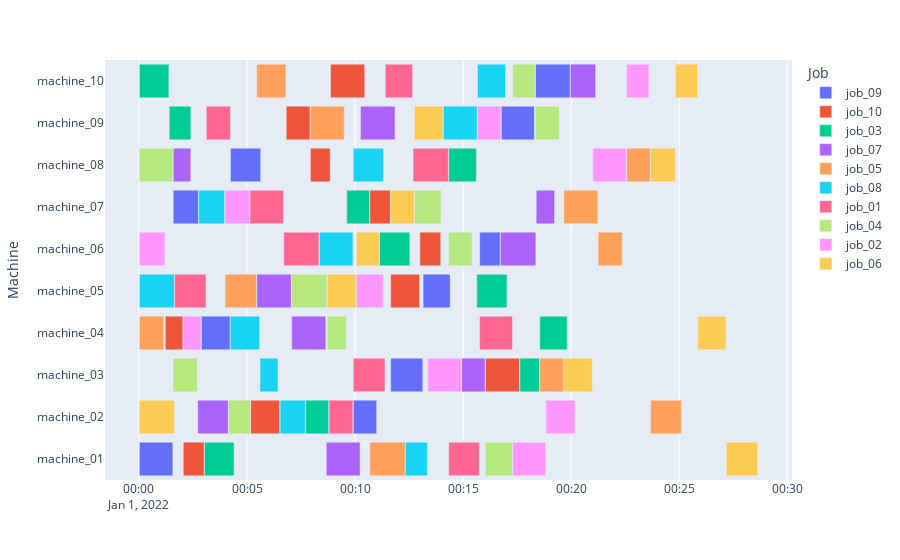
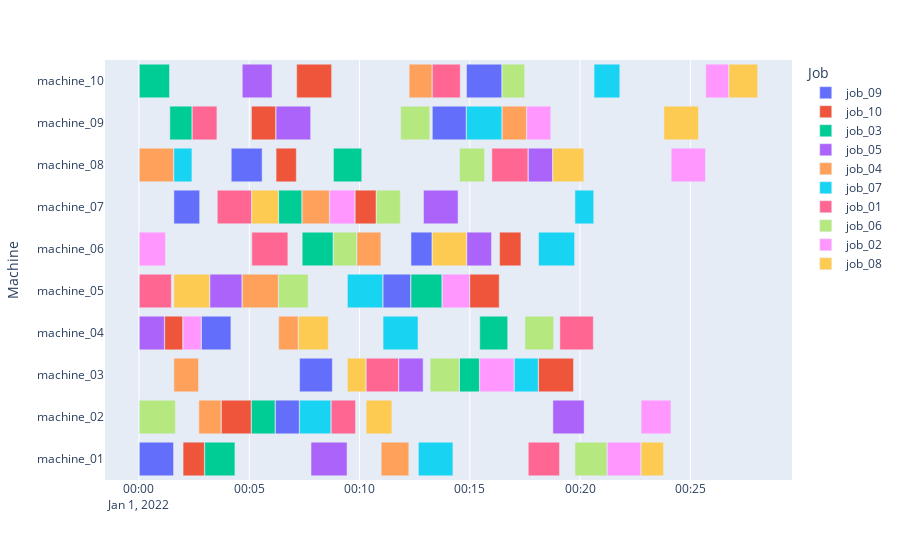
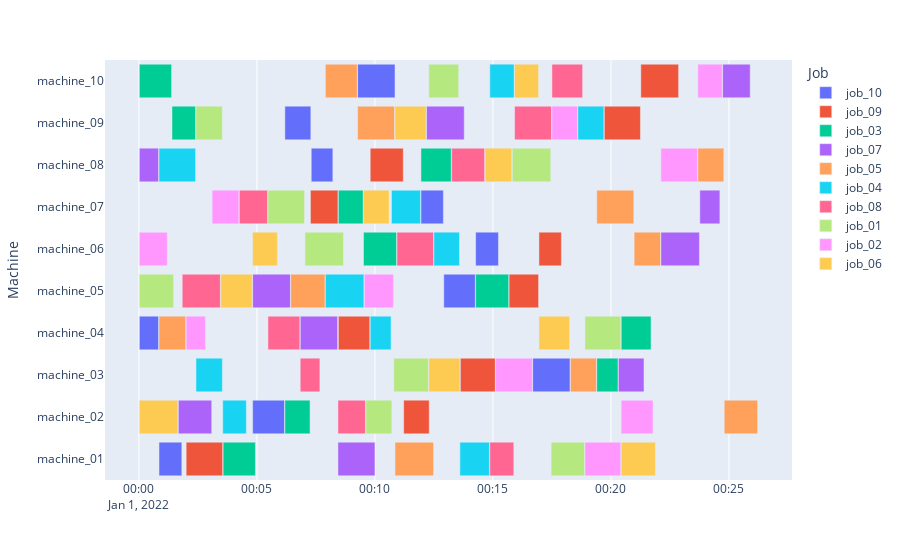
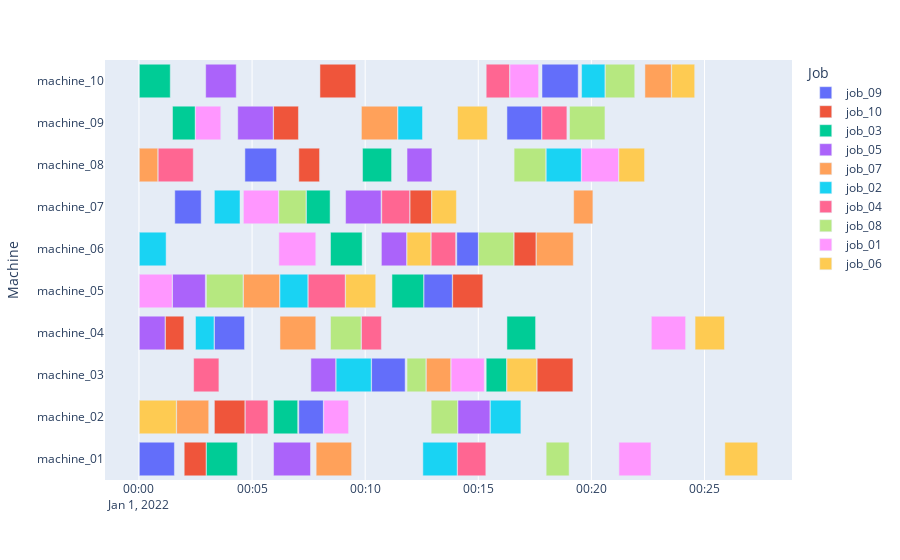

The code cell stored with these charts, in order, in its notebook:
### Code cell
import numpy as np
from src.jss_lite.jss_lite import jss_lite
t=np.empty((4,1),dtype=object)
import time
env=jss_lite(instance_path='resources/jsp_instances/standard/abz5.txt')

for _ in range(50):
    token=False
    state=env.reset()
    for i in range(150):
        legal_action=env.get_legal_actions(state)
        action=np.random.choice(len(legal_action), 1, p=(legal_action / legal_action.sum()))[0]
        if action > env.action_space.n/2:
            token=True
            #print("before:")
            #env.render(start_count=1,x_bar="Job",y_bar="Machine")
            state, reward, done, info=env.step(action)


        else:
            state, reward, done, info=env.step(action)
            if token:
                token=False
                #print("after:")
                #env.render(start_count=1,x_bar="Job",y_bar="Machine")
        #print(action)
        #tmp=(env.processed_and_max_time_job_matrix)
        #print(env.count_finished_tasks_machine_matrix)
        #print(env.production_list)
        #env.render()
        if done==True:
            print(f"finished! no legal actions possible after {i+1} steps")
            break
    #env.render(start_count=1,x_bar="Job",y_bar="Machine")

### Figure 1 — Plotly figure (JSON) as saved in the notebook; plotly's stock layout.template omitted (floating-point values rounded to 4 significant figures)
{"data": [{"alignmentgroup": "True", "base": ["2022-01-01T00:00:01", "2022-01-01T00:09:55", "2022-01-01T00:11:39", "2022-01-01T00:02:53", "2022-01-01T00:13:09", "2022-01-01T00:15:46", "2022-01-01T00:01:35", "2022-01-01T00:04:14", "2022-01-01T00:16:46", "2022-01-01T00:18:21"], "hovertemplate": "Job=job_09<br>Start=%{base}<br>Finish=%{x}<br>Machine=%{y}<extra></extra>", "legendgroup": "job_09", "marker": {"color": "#636efa", "pattern": {"shape": ""}}, "name": "job_09", "offsetgroup": "job_09", "orientation": "h", "showlegend": true, "textposition": "auto", "type": "bar", "x": [93000, 65000, 89000, 80000, 75000, 57000, 70000, 84000, 92000, 96000], "xaxis": "x", "y": ["machine_01", "machine_02", "machine_03", "machine_04", "machine_05", "machine_06", "machine_07", "machine_08", "machine_09", "machine_10"], "yaxis": "y"}, {"alignmentgroup": "True", "base": ["2022-01-01T00:02:03", "2022-01-01T00:05:10", "2022-01-01T00:16:02", "2022-01-01T00:01:13", "2022-01-01T00:11:39", "2022-01-01T00:13:00", "2022-01-01T00:10:41", "2022-01-01T00:07:56", "2022-01-01T00:06:49", "2022-01-01T00:08:52"], "hovertemplate": "Job=job_10<br>Start=%{base}<br>Finish=%{x}<br>Machine=%{y}<extra></extra>", "legendgroup": "job_10", "marker": {"color": "#EF553B", "pattern": {"shape": ""}}, "name": "job_10", "offsetgroup": "job_10", "orientation": "h", "showlegend": true, "textposition": "auto", "type": "bar", "x": [58000, 81000, 95000, 49000, 80000, 58000, 57000, 55000, 66000, 95000], "xaxis": "x", "y": ["machine_01", "machine_02", "machine_03", "machine_04", "machine_05", "machine_06", "machine_07", "machine_08", "machine_09", "machine_10"], "yaxis": "y"}, {"alignmentgroup": "True", "base": ["2022-01-01T00:03:02", "2022-01-01T00:07:43", "2022-01-01T00:17:38", "2022-01-01T00:18:33", "2022-01-01T00:15:38", "2022-01-01T00:11:08", "2022-01-01T00:09:37", "2022-01-01T00:14:20", "2022-01-01T00:01:24", "2022-01-01T00:00:01"], "hovertemplate": "Job=job_03<br>Start=%{base}<br>Finish=%{x}<br>Machine=%{y}<extra></extra>", "legendgroup": "job_03", "marker": {"color": "#00cc96", "pattern": {"shape": ""}}, "name": "job_03", "offsetgroup": "job_03", "orientation": "h", "showlegend": true, "textposition": "auto", "type": "bar", "x": [82000, 64000, 54000, 76000, 84000, 84000, 63000, 77000, 60000, 82000], "xaxis": "x", "y": ["machine_01", "machine_02", "machine_03", "machine_04", "machine_05", "machine_06", "machine_07", "machine_08", "machine_09", "machine_10"], "yaxis": "y"}, {"alignmentgroup": "True", "base": ["2022-01-01T00:08:40", "2022-01-01T00:02:43", "2022-01-01T00:14:56", "2022-01-01T00:07:04", "2022-01-01T00:05:27", "2022-01-01T00:16:44", "2022-01-01T00:18:23", "2022-01-01T00:01:35", "2022-01-01T00:10:15", "2022-01-01T00:19:58"], "hovertemplate": "Job=job_07<br>Start=%{base}<br>Finish=%{x}<br>Machine=%{y}<extra></extra>", "legendgroup": "job_07", "marker": {"color": "#ab63fa", "pattern": {"shape": ""}}, "name": "job_07", "offsetgroup": "job_07", "orientation": "h", "showlegend": true, "textposition": "auto", "type": "bar", "x": [94000, 85000, 65000, 95000, 96000, 98000, 51000, 49000, 96000, 70000], "xaxis": "x", "y": ["machine_01", "machine_02", "machine_03", "machine_04", "machine_05", "machine_06", "machine_07", "machine_08", "machine_09", "machine_10"], "yaxis": "y"}, {"alignmentgroup": "True", "base": ["2022-01-01T00:10:41", "2022-01-01T00:23:41", "2022-01-01T00:18:33", "2022-01-01T00:00:01", "2022-01-01T00:03:59", "2022-01-01T00:21:15", "2022-01-01T00:19:40", "2022-01-01T00:22:34", "2022-01-01T00:07:56", "2022-01-01T00:05:27"], "hovertemplate": "Job=job_05<br>Start=%{base}<br>Finish=%{x}<br>Machine=%{y}<extra></extra>", "legendgroup": "job_05", "marker": {"color": "#FFA15A", "pattern": {"shape": ""}}, "name": "job_05", "offsetgroup": "job_05", "orientation": "h", "showlegend": true, "textposition": "auto", "type": "bar", "x": [98000, 85000, 66000, 68000, 87000, 67000, 94000, 66000, 94000, 81000], "xaxis": "x", "y": ["machine_01", "machine_02", "machine_03", "machine_04", "machine_05", "machine_06", "machine_07", "machine_08", "machine_09", "machine_10"], "yaxis": "y"}, {"alignmentgroup": "True", "base": ["2022-01-01T00:12:20", "2022-01-01T00:06:32", "2022-01-01T00:05:36", "2022-01-01T00:04:14", "2022-01-01T00:00:01", "2022-01-01T00:08:21", "2022-01-01T00:02:46", "2022-01-01T00:09:55", "2022-01-01T00:14:05", "2022-01-01T00:15:40"], "hovertemplate": "Job=job_08<br>Start=%{base}<br>Finish=%{x}<br>Machine=%{y}<extra></extra>", "legendgroup": "job_08", "marker": {"color": "#19d3f3", "pattern": {"shape": ""}}, "name": "job_08", "offsetgroup": "job_08", "orientation": "h", "showlegend": true, "textposition": "auto", "type": "bar", "x": [61000, 70000, 50000, 81000, 97000, 93000, 72000, 84000, 94000, 78000], "xaxis": "x", "y": ["machine_01", "machine_02", "machine_03", "machine_04", "machine_05", "machine_06", "machine_07", "machine_08", "machine_09", "machine_10"], "yaxis": "y"}, {"alignmentgroup": "True", "base": ["2022-01-01T00:14:20", "2022-01-01T00:08:48", "2022-01-01T00:09:55", "2022-01-01T00:15:46", "2022-01-01T00:01:39", "2022-01-01T00:06:42", "2022-01-01T00:05:08", "2022-01-01T00:12:41", "2022-01-01T00:03:07", "2022-01-01T00:11:24"], "hovertemplate": "Job=job_01<br>Start=%{base}<br>Finish=%{x}<br>Machine=%{y}<extra></extra>", "legendgroup": "job_01", "marker": {"color": "#FF6692", "pattern": {"shape": ""}}, "name": "job_01", "offsetgroup": "job_01", "orientation": "h", "showlegend": true, "textposition": "auto", "type": "bar", "x": [85000, 66000, 88000, 91000, 87000, 98000, 93000, 98000, 67000, 76000], "xaxis": "x", "y": ["machine_01", "machine_02", "machine_03", "machine_04", "machine_05", "machine_06", "machine_07", "machine_08", "machine_09", "machine_10"], "yaxis": "y"}, {"alignmentgroup": "True", "base": ["2022-01-01T00:16:02", "2022-01-01T00:04:09", "2022-01-01T00:01:35", "2022-01-01T00:08:43", "2022-01-01T00:07:04", "2022-01-01T00:14:20", "2022-01-01T00:12:45", "2022-01-01T00:00:01", "2022-01-01T00:18:21", "2022-01-01T00:17:18"], "hovertemplate": "Job=job_04<br>Start=%{base}<br>Finish=%{x}<br>Machine=%{y}<extra></extra>", "legendgroup": "job_04", "marker": {"color": "#B6E880", "pattern": {"shape": ""}}, "name": "job_04", "offsetgroup": "job_04", "orientation": "h", "showlegend": true, "textposition": "auto", "type": "bar", "x": [75000, 60000, 67000, 53000, 98000, 65000, 74000, 93000, 66000, 62000], "xaxis": "x", "y": ["machine_01", "machine_02", "machine_03", "machine_04", "machine_05", "machine_06", "machine_07", "machine_08", "machine_09", "machine_10"], "yaxis": "y"}, {"alignmentgroup": "True", "base": ["2022-01-01T00:17:18", "2022-01-01T00:18:50", "2022-01-01T00:13:22", "2022-01-01T00:02:03", "2022-01-01T00:10:04", "2022-01-01T00:00:01", "2022-01-01T00:03:59", "2022-01-01T00:21:00", "2022-01-01T00:15:40", "2022-01-01T00:22:34"], "hovertemplate": "Job=job_02<br>Start=%{base}<br>Finish=%{x}<br>Machine=%{y}<extra></extra>", "legendgroup": "job_02", "marker": {"color": "#FF97FF", "pattern": {"shape": ""}}, "name": "job_02", "offsetgroup": "job_02", "orientation": "h", "showlegend": true, "textposition": "auto", "type": "bar", "x": [91000, 81000, 93000, 49000, 74000, 71000, 68000, 93000, 65000, 62000], "xaxis": "x", "y": ["machine_01", "machine_02", "machine_03", "machine_04", "machine_05", "machine_06", "machine_07", "machine_08", "machine_09", "machine_10"], "yaxis": "y"}, {"alignmentgroup": "True", "base": ["2022-01-01T00:27:11", "2022-01-01T00:00:01", "2022-01-01T00:19:40", "2022-01-01T00:25:52", "2022-01-01T00:08:43", "2022-01-01T00:10:04", "2022-01-01T00:11:39", "2022-01-01T00:23:41", "2022-01-01T00:12:45", "2022-01-01T00:24:50"], "hovertemplate": "Job=job_06<br>Start=%{base}<br>Finish=%{x}<br>Machine=%{y}<extra></extra>", "legendgroup": "job_06", "marker": {"color": "#FECB52", "pattern": {"shape": ""}}, "name": "job_06", "offsetgroup": "job_06", "orientation": "h", "showlegend": true, "textposition": "auto", "type": "bar", "x": [87000, 98000, 79000, 78000, 80000, 63000, 65000, 68000, 79000, 61000], "xaxis": "x", "y": ["machine_01", "machine_02", "machine_03", "machine_04", "machine_05", "machine_06", "machine_07", "machine_08", "machine_09", "machine_10"], "yaxis": "y"}], "layout": {"barmode": "overlay", "legend": {"title": {"text": "Job"}, "tracegroupgap": 0}, "margin": {"t": 60}, "xaxis": {"anchor": "y", "domain": [0, 1], "type": "date"}, "yaxis": {"anchor": "x", "domain": [0, 1], "title": {"text": "Machine"}}}}

### Figure 2 — Plotly figure (JSON) as saved in the notebook; plotly's stock layout.template omitted (floating-point values rounded to 4 significant figures)
{"data": [{"alignmentgroup": "True", "base": ["2022-01-01T00:00:01", "2022-01-01T00:06:11", "2022-01-01T00:07:17", "2022-01-01T00:02:50", "2022-01-01T00:11:04", "2022-01-01T00:12:20", "2022-01-01T00:01:35", "2022-01-01T00:04:11", "2022-01-01T00:13:18", "2022-01-01T00:14:51"], "hovertemplate": "Job=job_09<br>Start=%{base}<br>Finish=%{x}<br>Machine=%{y}<extra></extra>", "legendgroup": "job_09", "marker": {"color": "#636efa", "pattern": {"shape": ""}}, "name": "job_09", "offsetgroup": "job_09", "orientation": "h", "showlegend": true, "textposition": "auto", "type": "bar", "x": [93000, 65000, 89000, 80000, 75000, 57000, 70000, 84000, 92000, 96000], "xaxis": "x", "y": ["machine_01", "machine_02", "machine_03", "machine_04", "machine_05", "machine_06", "machine_07", "machine_08", "machine_09", "machine_10"], "yaxis": "y"}, {"alignmentgroup": "True", "base": ["2022-01-01T00:02:00", "2022-01-01T00:03:44", "2022-01-01T00:18:07", "2022-01-01T00:01:10", "2022-01-01T00:15:00", "2022-01-01T00:16:21", "2022-01-01T00:09:48", "2022-01-01T00:06:13", "2022-01-01T00:05:06", "2022-01-01T00:07:09"], "hovertemplate": "Job=job_10<br>Start=%{base}<br>Finish=%{x}<br>Machine=%{y}<extra></extra>", "legendgroup": "job_10", "marker": {"color": "#EF553B", "pattern": {"shape": ""}}, "name": "job_10", "offsetgroup": "job_10", "orientation": "h", "showlegend": true, "textposition": "auto", "type": "bar", "x": [58000, 81000, 95000, 49000, 80000, 58000, 57000, 55000, 66000, 95000], "xaxis": "x", "y": ["machine_01", "machine_02", "machine_03", "machine_04", "machine_05", "machine_06", "machine_07", "machine_08", "machine_09", "machine_10"], "yaxis": "y"}, {"alignmentgroup": "True", "base": ["2022-01-01T00:02:59", "2022-01-01T00:05:06", "2022-01-01T00:14:32", "2022-01-01T00:15:27", "2022-01-01T00:12:20", "2022-01-01T00:07:24", "2022-01-01T00:06:20", "2022-01-01T00:08:49", "2022-01-01T00:01:24", "2022-01-01T00:00:01"], "hovertemplate": "Job=job_03<br>Start=%{base}<br>Finish=%{x}<br>Machine=%{y}<extra></extra>", "legendgroup": "job_03", "marker": {"color": "#00cc96", "pattern": {"shape": ""}}, "name": "job_03", "offsetgroup": "job_03", "orientation": "h", "showlegend": true, "textposition": "auto", "type": "bar", "x": [82000, 64000, 54000, 76000, 84000, 84000, 63000, 77000, 60000, 82000], "xaxis": "x", "y": ["machine_01", "machine_02", "machine_03", "machine_04", "machine_05", "machine_06", "machine_07", "machine_08", "machine_09", "machine_10"], "yaxis": "y"}, {"alignmentgroup": "True", "base": ["2022-01-01T00:07:48", "2022-01-01T00:18:46", "2022-01-01T00:11:47", "2022-01-01T00:00:01", "2022-01-01T00:03:13", "2022-01-01T00:14:52", "2022-01-01T00:12:54", "2022-01-01T00:17:39", "2022-01-01T00:06:13", "2022-01-01T00:04:41"], "hovertemplate": "Job=job_05<br>Start=%{base}<br>Finish=%{x}<br>Machine=%{y}<extra></extra>", "legendgroup": "job_05", "marker": {"color": "#ab63fa", "pattern": {"shape": ""}}, "name": "job_05", "offsetgroup": "job_05", "orientation": "h", "showlegend": true, "textposition": "auto", "type": "bar", "x": [98000, 85000, 66000, 68000, 87000, 67000, 94000, 66000, 94000, 81000], "xaxis": "x", "y": ["machine_01", "machine_02", "machine_03", "machine_04", "machine_05", "machine_06", "machine_07", "machine_08", "machine_09", "machine_10"], "yaxis": "y"}, {"alignmentgroup": "True", "base": ["2022-01-01T00:10:59", "2022-01-01T00:02:43", "2022-01-01T00:01:35", "2022-01-01T00:06:20", "2022-01-01T00:04:41", "2022-01-01T00:09:53", "2022-01-01T00:07:24", "2022-01-01T00:00:01", "2022-01-01T00:16:28", "2022-01-01T00:12:15"], "hovertemplate": "Job=job_04<br>Start=%{base}<br>Finish=%{x}<br>Machine=%{y}<extra></extra>", "legendgroup": "job_04", "marker": {"color": "#FFA15A", "pattern": {"shape": ""}}, "name": "job_04", "offsetgroup": "job_04", "orientation": "h", "showlegend": true, "textposition": "auto", "type": "bar", "x": [75000, 60000, 67000, 53000, 98000, 65000, 74000, 93000, 66000, 62000], "xaxis": "x", "y": ["machine_01", "machine_02", "machine_03", "machine_04", "machine_05", "machine_06", "machine_07", "machine_08", "machine_09", "machine_10"], "yaxis": "y"}, {"alignmentgroup": "True", "base": ["2022-01-01T00:12:40", "2022-01-01T00:07:17", "2022-01-01T00:17:01", "2022-01-01T00:11:04", "2022-01-01T00:09:27", "2022-01-01T00:18:07", "2022-01-01T00:19:46", "2022-01-01T00:01:35", "2022-01-01T00:14:51", "2022-01-01T00:20:38"], "hovertemplate": "Job=job_07<br>Start=%{base}<br>Finish=%{x}<br>Machine=%{y}<extra></extra>", "legendgroup": "job_07", "marker": {"color": "#19d3f3", "pattern": {"shape": ""}}, "name": "job_07", "offsetgroup": "job_07", "orientation": "h", "showlegend": true, "textposition": "auto", "type": "bar", "x": [94000, 85000, 65000, 95000, 96000, 98000, 51000, 49000, 96000, 70000], "xaxis": "x", "y": ["machine_01", "machine_02", "machine_03", "machine_04", "machine_05", "machine_06", "machine_07", "machine_08", "machine_09", "machine_10"], "yaxis": "y"}, {"alignmentgroup": "True", "base": ["2022-01-01T00:17:39", "2022-01-01T00:08:43", "2022-01-01T00:10:18", "2022-01-01T00:19:05", "2022-01-01T00:00:01", "2022-01-01T00:05:07", "2022-01-01T00:03:33", "2022-01-01T00:16:00", "2022-01-01T00:02:25", "2022-01-01T00:13:18"], "hovertemplate": "Job=job_01<br>Start=%{base}<br>Finish=%{x}<br>Machine=%{y}<extra></extra>", "legendgroup": "job_01", "marker": {"color": "#FF6692", "pattern": {"shape": ""}}, "name": "job_01", "offsetgroup": "job_01", "orientation": "h", "showlegend": true, "textposition": "auto", "type": "bar", "x": [85000, 66000, 88000, 91000, 87000, 98000, 93000, 98000, 67000, 76000], "xaxis": "x", "y": ["machine_01", "machine_02", "machine_03", "machine_04", "machine_05", "machine_06", "machine_07", "machine_08", "machine_09", "machine_10"], "yaxis": "y"}, {"alignmentgroup": "True", "base": ["2022-01-01T00:19:46", "2022-01-01T00:00:01", "2022-01-01T00:13:12", "2022-01-01T00:17:30", "2022-01-01T00:06:20", "2022-01-01T00:08:49", "2022-01-01T00:10:46", "2022-01-01T00:14:32", "2022-01-01T00:11:52", "2022-01-01T00:16:28"], "hovertemplate": "Job=job_06<br>Start=%{base}<br>Finish=%{x}<br>Machine=%{y}<extra></extra>", "legendgroup": "job_06", "marker": {"color": "#B6E880", "pattern": {"shape": ""}}, "name": "job_06", "offsetgroup": "job_06", "orientation": "h", "showlegend": true, "textposition": "auto", "type": "bar", "x": [87000, 98000, 79000, 78000, 80000, 63000, 65000, 68000, 79000, 61000], "xaxis": "x", "y": ["machine_01", "machine_02", "machine_03", "machine_04", "machine_05", "machine_06", "machine_07", "machine_08", "machine_09", "machine_10"], "yaxis": "y"}, {"alignmentgroup": "True", "base": ["2022-01-01T00:21:14", "2022-01-01T00:22:46", "2022-01-01T00:15:27", "2022-01-01T00:02:00", "2022-01-01T00:13:45", "2022-01-01T00:00:01", "2022-01-01T00:08:39", "2022-01-01T00:24:08", "2022-01-01T00:17:35", "2022-01-01T00:25:42"], "hovertemplate": "Job=job_02<br>Start=%{base}<br>Finish=%{x}<br>Machine=%{y}<extra></extra>", "legendgroup": "job_02", "marker": {"color": "#FF97FF", "pattern": {"shape": ""}}, "name": "job_02", "offsetgroup": "job_02", "orientation": "h", "showlegend": true, "textposition": "auto", "type": "bar", "x": [91000, 81000, 93000, 49000, 74000, 71000, 68000, 93000, 65000, 62000], "xaxis": "x", "y": ["machine_01", "machine_02", "machine_03", "machine_04", "machine_05", "machine_06", "machine_07", "machine_08", "machine_09", "machine_10"], "yaxis": "y"}, {"alignmentgroup": "True", "base": ["2022-01-01T00:22:46", "2022-01-01T00:10:18", "2022-01-01T00:09:27", "2022-01-01T00:07:14", "2022-01-01T00:01:35", "2022-01-01T00:13:18", "2022-01-01T00:05:07", "2022-01-01T00:18:46", "2022-01-01T00:23:48", "2022-01-01T00:26:45"], "hovertemplate": "Job=job_08<br>Start=%{base}<br>Finish=%{x}<br>Machine=%{y}<extra></extra>", "legendgroup": "job_08", "marker": {"color": "#FECB52", "pattern": {"shape": ""}}, "name": "job_08", "offsetgroup": "job_08", "orientation": "h", "showlegend": true, "textposition": "auto", "type": "bar", "x": [61000, 70000, 50000, 81000, 97000, 93000, 72000, 84000, 94000, 78000], "xaxis": "x", "y": ["machine_01", "machine_02", "machine_03", "machine_04", "machine_05", "machine_06", "machine_07", "machine_08", "machine_09", "machine_10"], "yaxis": "y"}], "layout": {"barmode": "overlay", "legend": {"title": {"text": "Job"}, "tracegroupgap": 0}, "margin": {"t": 60}, "xaxis": {"anchor": "y", "domain": [0, 1], "type": "date"}, "yaxis": {"anchor": "x", "domain": [0, 1], "title": {"text": "Machine"}}}}

### Figure 3 — Plotly figure (JSON) as saved in the notebook; plotly's stock layout.template omitted (floating-point values rounded to 4 significant figures)
{"data": [{"alignmentgroup": "True", "base": ["2022-01-01T00:00:51", "2022-01-01T00:04:49", "2022-01-01T00:16:41", "2022-01-01T00:00:01", "2022-01-01T00:12:55", "2022-01-01T00:14:16", "2022-01-01T00:11:57", "2022-01-01T00:07:18", "2022-01-01T00:06:11", "2022-01-01T00:09:16"], "hovertemplate": "Job=job_10<br>Start=%{base}<br>Finish=%{x}<br>Machine=%{y}<extra></extra>", "legendgroup": "job_10", "marker": {"color": "#636efa", "pattern": {"shape": ""}}, "name": "job_10", "offsetgroup": "job_10", "orientation": "h", "showlegend": true, "textposition": "auto", "type": "bar", "x": [58000, 81000, 95000, 49000, 80000, 58000, 57000, 55000, 66000, 95000], "xaxis": "x", "y": ["machine_01", "machine_02", "machine_03", "machine_04", "machine_05", "machine_06", "machine_07", "machine_08", "machine_09", "machine_10"], "yaxis": "y"}, {"alignmentgroup": "True", "base": ["2022-01-01T00:02:00", "2022-01-01T00:11:13", "2022-01-01T00:13:37", "2022-01-01T00:08:27", "2022-01-01T00:15:41", "2022-01-01T00:16:57", "2022-01-01T00:07:16", "2022-01-01T00:09:48", "2022-01-01T00:19:43", "2022-01-01T00:21:16"], "hovertemplate": "Job=job_09<br>Start=%{base}<br>Finish=%{x}<br>Machine=%{y}<extra></extra>", "legendgroup": "job_09", "marker": {"color": "#EF553B", "pattern": {"shape": ""}}, "name": "job_09", "offsetgroup": "job_09", "orientation": "h", "showlegend": true, "textposition": "auto", "type": "bar", "x": [93000, 65000, 89000, 80000, 75000, 57000, 70000, 84000, 92000, 96000], "xaxis": "x", "y": ["machine_01", "machine_02", "machine_03", "machine_04", "machine_05", "machine_06", "machine_07", "machine_08", "machine_09", "machine_10"], "yaxis": "y"}, {"alignmentgroup": "True", "base": ["2022-01-01T00:03:34", "2022-01-01T00:06:11", "2022-01-01T00:19:24", "2022-01-01T00:20:26", "2022-01-01T00:14:16", "2022-01-01T00:09:31", "2022-01-01T00:08:27", "2022-01-01T00:11:57", "2022-01-01T00:01:24", "2022-01-01T00:00:01"], "hovertemplate": "Job=job_03<br>Start=%{base}<br>Finish=%{x}<br>Machine=%{y}<extra></extra>", "legendgroup": "job_03", "marker": {"color": "#00cc96", "pattern": {"shape": ""}}, "name": "job_03", "offsetgroup": "job_03", "orientation": "h", "showlegend": true, "textposition": "auto", "type": "bar", "x": [82000, 64000, 54000, 76000, 84000, 84000, 63000, 77000, 60000, 82000], "xaxis": "x", "y": ["machine_01", "machine_02", "machine_03", "machine_04", "machine_05", "machine_06", "machine_07", "machine_08", "machine_09", "machine_10"], "yaxis": "y"}, {"alignmentgroup": "True", "base": ["2022-01-01T00:08:26", "2022-01-01T00:01:40", "2022-01-01T00:20:19", "2022-01-01T00:06:50", "2022-01-01T00:04:49", "2022-01-01T00:22:07", "2022-01-01T00:23:46", "2022-01-01T00:00:01", "2022-01-01T00:12:11", "2022-01-01T00:24:44"], "hovertemplate": "Job=job_07<br>Start=%{base}<br>Finish=%{x}<br>Machine=%{y}<extra></extra>", "legendgroup": "job_07", "marker": {"color": "#ab63fa", "pattern": {"shape": ""}}, "name": "job_07", "offsetgroup": "job_07", "orientation": "h", "showlegend": true, "textposition": "auto", "type": "bar", "x": [94000, 85000, 65000, 95000, 96000, 98000, 51000, 49000, 96000, 70000], "xaxis": "x", "y": ["machine_01", "machine_02", "machine_03", "machine_04", "machine_05", "machine_06", "machine_07", "machine_08", "machine_09", "machine_10"], "yaxis": "y"}, {"alignmentgroup": "True", "base": ["2022-01-01T00:10:51", "2022-01-01T00:24:48", "2022-01-01T00:18:17", "2022-01-01T00:00:51", "2022-01-01T00:06:26", "2022-01-01T00:20:59", "2022-01-01T00:19:24", "2022-01-01T00:23:41", "2022-01-01T00:09:16", "2022-01-01T00:07:54"], "hovertemplate": "Job=job_05<br>Start=%{base}<br>Finish=%{x}<br>Machine=%{y}<extra></extra>", "legendgroup": "job_05", "marker": {"color": "#FFA15A", "pattern": {"shape": ""}}, "name": "job_05", "offsetgroup": "job_05", "orientation": "h", "showlegend": true, "textposition": "auto", "type": "bar", "x": [98000, 85000, 66000, 68000, 87000, 67000, 94000, 66000, 94000, 81000], "xaxis": "x", "y": ["machine_01", "machine_02", "machine_03", "machine_04", "machine_05", "machine_06", "machine_07", "machine_08", "machine_09", "machine_10"], "yaxis": "y"}, {"alignmentgroup": "True", "base": ["2022-01-01T00:13:36", "2022-01-01T00:03:33", "2022-01-01T00:02:25", "2022-01-01T00:09:48", "2022-01-01T00:07:54", "2022-01-01T00:12:30", "2022-01-01T00:10:42", "2022-01-01T00:00:51", "2022-01-01T00:18:36", "2022-01-01T00:14:52"], "hovertemplate": "Job=job_04<br>Start=%{base}<br>Finish=%{x}<br>Machine=%{y}<extra></extra>", "legendgroup": "job_04", "marker": {"color": "#19d3f3", "pattern": {"shape": ""}}, "name": "job_04", "offsetgroup": "job_04", "orientation": "h", "showlegend": true, "textposition": "auto", "type": "bar", "x": [75000, 60000, 67000, 53000, 98000, 65000, 74000, 93000, 66000, 62000], "xaxis": "x", "y": ["machine_01", "machine_02", "machine_03", "machine_04", "machine_05", "machine_06", "machine_07", "machine_08", "machine_09", "machine_10"], "yaxis": "y"}, {"alignmentgroup": "True", "base": ["2022-01-01T00:14:52", "2022-01-01T00:08:26", "2022-01-01T00:06:50", "2022-01-01T00:05:28", "2022-01-01T00:01:50", "2022-01-01T00:10:56", "2022-01-01T00:04:15", "2022-01-01T00:13:15", "2022-01-01T00:15:55", "2022-01-01T00:17:30"], "hovertemplate": "Job=job_08<br>Start=%{base}<br>Finish=%{x}<br>Machine=%{y}<extra></extra>", "legendgroup": "job_08", "marker": {"color": "#FF6692", "pattern": {"shape": ""}}, "name": "job_08", "offsetgroup": "job_08", "orientation": "h", "showlegend": true, "textposition": "auto", "type": "bar", "x": [61000, 70000, 50000, 81000, 97000, 93000, 72000, 84000, 94000, 78000], "xaxis": "x", "y": ["machine_01", "machine_02", "machine_03", "machine_04", "machine_05", "machine_06", "machine_07", "machine_08", "machine_09", "machine_10"], "yaxis": "y"}, {"alignmentgroup": "True", "base": ["2022-01-01T00:17:28", "2022-01-01T00:09:37", "2022-01-01T00:10:48", "2022-01-01T00:18:54", "2022-01-01T00:00:01", "2022-01-01T00:07:02", "2022-01-01T00:05:28", "2022-01-01T00:15:49", "2022-01-01T00:02:25", "2022-01-01T00:12:17"], "hovertemplate": "Job=job_01<br>Start=%{base}<br>Finish=%{x}<br>Machine=%{y}<extra></extra>", "legendgroup": "job_01", "marker": {"color": "#B6E880", "pattern": {"shape": ""}}, "name": "job_01", "offsetgroup": "job_01", "orientation": "h", "showlegend": true, "textposition": "auto", "type": "bar", "x": [85000, 66000, 88000, 91000, 87000, 98000, 93000, 98000, 67000, 76000], "xaxis": "x", "y": ["machine_01", "machine_02", "machine_03", "machine_04", "machine_05", "machine_06", "machine_07", "machine_08", "machine_09", "machine_10"], "yaxis": "y"}, {"alignmentgroup": "True", "base": ["2022-01-01T00:18:54", "2022-01-01T00:20:26", "2022-01-01T00:15:07", "2022-01-01T00:02:00", "2022-01-01T00:09:33", "2022-01-01T00:00:01", "2022-01-01T00:03:06", "2022-01-01T00:22:07", "2022-01-01T00:17:30", "2022-01-01T00:23:41"], "hovertemplate": "Job=job_02<br>Start=%{base}<br>Finish=%{x}<br>Machine=%{y}<extra></extra>", "legendgroup": "job_02", "marker": {"color": "#FF97FF", "pattern": {"shape": ""}}, "name": "job_02", "offsetgroup": "job_02", "orientation": "h", "showlegend": true, "textposition": "auto", "type": "bar", "x": [91000, 81000, 93000, 49000, 74000, 71000, 68000, 93000, 65000, 62000], "xaxis": "x", "y": ["machine_01", "machine_02", "machine_03", "machine_04", "machine_05", "machine_06", "machine_07", "machine_08", "machine_09", "machine_10"], "yaxis": "y"}, {"alignmentgroup": "True", "base": ["2022-01-01T00:20:26", "2022-01-01T00:00:01", "2022-01-01T00:12:17", "2022-01-01T00:16:57", "2022-01-01T00:03:28", "2022-01-01T00:04:49", "2022-01-01T00:09:31", "2022-01-01T00:14:40", "2022-01-01T00:10:51", "2022-01-01T00:15:55"], "hovertemplate": "Job=job_06<br>Start=%{base}<br>Finish=%{x}<br>Machine=%{y}<extra></extra>", "legendgroup": "job_06", "marker": {"color": "#FECB52", "pattern": {"shape": ""}}, "name": "job_06", "offsetgroup": "job_06", "orientation": "h", "showlegend": true, "textposition": "auto", "type": "bar", "x": [87000, 98000, 79000, 78000, 80000, 63000, 65000, 68000, 79000, 61000], "xaxis": "x", "y": ["machine_01", "machine_02", "machine_03", "machine_04", "machine_05", "machine_06", "machine_07", "machine_08", "machine_09", "machine_10"], "yaxis": "y"}], "layout": {"barmode": "overlay", "legend": {"title": {"text": "Job"}, "tracegroupgap": 0}, "margin": {"t": 60}, "xaxis": {"anchor": "y", "domain": [0, 1], "type": "date"}, "yaxis": {"anchor": "x", "domain": [0, 1], "title": {"text": "Machine"}}}}

### Figure 4 — Plotly figure (JSON) as saved in the notebook; plotly's stock layout.template omitted (floating-point values rounded to 4 significant figures)
{"data": [{"alignmentgroup": "True", "base": ["2022-01-01T00:00:01", "2022-01-01T00:07:04", "2022-01-01T00:10:17", "2022-01-01T00:03:20", "2022-01-01T00:12:36", "2022-01-01T00:14:03", "2022-01-01T00:01:35", "2022-01-01T00:04:41", "2022-01-01T00:16:16", "2022-01-01T00:17:49"], "hovertemplate": "Job=job_09<br>Start=%{base}<br>Finish=%{x}<br>Machine=%{y}<extra></extra>", "legendgroup": "job_09", "marker": {"color": "#636efa", "pattern": {"shape": ""}}, "name": "job_09", "offsetgroup": "job_09", "orientation": "h", "showlegend": true, "textposition": "auto", "type": "bar", "x": [93000, 65000, 89000, 80000, 75000, 57000, 70000, 84000, 92000, 96000], "xaxis": "x", "y": ["machine_01", "machine_02", "machine_03", "machine_04", "machine_05", "machine_06", "machine_07", "machine_08", "machine_09", "machine_10"], "yaxis": "y"}, {"alignmentgroup": "True", "base": ["2022-01-01T00:02:00", "2022-01-01T00:03:20", "2022-01-01T00:17:36", "2022-01-01T00:01:10", "2022-01-01T00:13:52", "2022-01-01T00:16:35", "2022-01-01T00:11:59", "2022-01-01T00:07:04", "2022-01-01T00:05:57", "2022-01-01T00:08:00"], "hovertemplate": "Job=job_10<br>Start=%{base}<br>Finish=%{x}<br>Machine=%{y}<extra></extra>", "legendgroup": "job_10", "marker": {"color": "#EF553B", "pattern": {"shape": ""}}, "name": "job_10", "offsetgroup": "job_10", "orientation": "h", "showlegend": true, "textposition": "auto", "type": "bar", "x": [58000, 81000, 95000, 49000, 80000, 58000, 57000, 55000, 66000, 95000], "xaxis": "x", "y": ["machine_01", "machine_02", "machine_03", "machine_04", "machine_05", "machine_06", "machine_07", "machine_08", "machine_09", "machine_10"], "yaxis": "y"}, {"alignmentgroup": "True", "base": ["2022-01-01T00:02:59", "2022-01-01T00:05:57", "2022-01-01T00:15:21", "2022-01-01T00:16:16", "2022-01-01T00:11:11", "2022-01-01T00:08:28", "2022-01-01T00:07:24", "2022-01-01T00:09:53", "2022-01-01T00:01:29", "2022-01-01T00:00:01"], "hovertemplate": "Job=job_03<br>Start=%{base}<br>Finish=%{x}<br>Machine=%{y}<extra></extra>", "legendgroup": "job_03", "marker": {"color": "#00cc96", "pattern": {"shape": ""}}, "name": "job_03", "offsetgroup": "job_03", "orientation": "h", "showlegend": true, "textposition": "auto", "type": "bar", "x": [82000, 64000, 54000, 76000, 84000, 84000, 63000, 77000, 60000, 82000], "xaxis": "x", "y": ["machine_01", "machine_02", "machine_03", "machine_04", "machine_05", "machine_06", "machine_07", "machine_08", "machine_09", "machine_10"], "yaxis": "y"}, {"alignmentgroup": "True", "base": ["2022-01-01T00:05:57", "2022-01-01T00:14:06", "2022-01-01T00:07:36", "2022-01-01T00:00:01", "2022-01-01T00:01:29", "2022-01-01T00:10:43", "2022-01-01T00:09:08", "2022-01-01T00:11:51", "2022-01-01T00:04:22", "2022-01-01T00:02:57"], "hovertemplate": "Job=job_05<br>Start=%{base}<br>Finish=%{x}<br>Machine=%{y}<extra></extra>", "legendgroup": "job_05", "marker": {"color": "#ab63fa", "pattern": {"shape": ""}}, "name": "job_05", "offsetgroup": "job_05", "orientation": "h", "showlegend": true, "textposition": "auto", "type": "bar", "x": [98000, 85000, 66000, 68000, 87000, 67000, 94000, 66000, 94000, 81000], "xaxis": "x", "y": ["machine_01", "machine_02", "machine_03", "machine_04", "machine_05", "machine_06", "machine_07", "machine_08", "machine_09", "machine_10"], "yaxis": "y"}, {"alignmentgroup": "True", "base": ["2022-01-01T00:07:50", "2022-01-01T00:01:40", "2022-01-01T00:12:42", "2022-01-01T00:06:14", "2022-01-01T00:04:37", "2022-01-01T00:17:34", "2022-01-01T00:19:13", "2022-01-01T00:00:01", "2022-01-01T00:09:50", "2022-01-01T00:22:22"], "hovertemplate": "Job=job_07<br>Start=%{base}<br>Finish=%{x}<br>Machine=%{y}<extra></extra>", "legendgroup": "job_07", "marker": {"color": "#FFA15A", "pattern": {"shape": ""}}, "name": "job_07", "offsetgroup": "job_07", "orientation": "h", "showlegend": true, "textposition": "auto", "type": "bar", "x": [94000, 85000, 65000, 95000, 96000, 98000, 51000, 49000, 96000, 70000], "xaxis": "x", "y": ["machine_01", "machine_02", "machine_03", "machine_04", "machine_05", "machine_06", "machine_07", "machine_08", "machine_09", "machine_10"], "yaxis": "y"}, {"alignmentgroup": "True", "base": ["2022-01-01T00:12:33", "2022-01-01T00:15:32", "2022-01-01T00:08:43", "2022-01-01T00:02:30", "2022-01-01T00:06:14", "2022-01-01T00:00:01", "2022-01-01T00:03:20", "2022-01-01T00:18:00", "2022-01-01T00:11:27", "2022-01-01T00:19:34"], "hovertemplate": "Job=job_02<br>Start=%{base}<br>Finish=%{x}<br>Machine=%{y}<extra></extra>", "legendgroup": "job_02", "marker": {"color": "#19d3f3", "pattern": {"shape": ""}}, "name": "job_02", "offsetgroup": "job_02", "orientation": "h", "showlegend": true, "textposition": "auto", "type": "bar", "x": [91000, 81000, 93000, 49000, 74000, 71000, 68000, 93000, 65000, 62000], "xaxis": "x", "y": ["machine_01", "machine_02", "machine_03", "machine_04", "machine_05", "machine_06", "machine_07", "machine_08", "machine_09", "machine_10"], "yaxis": "y"}, {"alignmentgroup": "True", "base": ["2022-01-01T00:14:05", "2022-01-01T00:04:42", "2022-01-01T00:02:25", "2022-01-01T00:09:50", "2022-01-01T00:07:29", "2022-01-01T00:12:55", "2022-01-01T00:10:44", "2022-01-01T00:00:51", "2022-01-01T00:17:49", "2022-01-01T00:15:21"], "hovertemplate": "Job=job_04<br>Start=%{base}<br>Finish=%{x}<br>Machine=%{y}<extra></extra>", "legendgroup": "job_04", "marker": {"color": "#FF6692", "pattern": {"shape": ""}}, "name": "job_04", "offsetgroup": "job_04", "orientation": "h", "showlegend": true, "textposition": "auto", "type": "bar", "x": [75000, 60000, 67000, 53000, 98000, 65000, 74000, 93000, 66000, 62000], "xaxis": "x", "y": ["machine_01", "machine_02", "machine_03", "machine_04", "machine_05", "machine_06", "machine_07", "machine_08", "machine_09", "machine_10"], "yaxis": "y"}, {"alignmentgroup": "True", "base": ["2022-01-01T00:18:00", "2022-01-01T00:12:55", "2022-01-01T00:11:51", "2022-01-01T00:08:28", "2022-01-01T00:02:59", "2022-01-01T00:15:01", "2022-01-01T00:06:11", "2022-01-01T00:16:35", "2022-01-01T00:19:02", "2022-01-01T00:20:37"], "hovertemplate": "Job=job_08<br>Start=%{base}<br>Finish=%{x}<br>Machine=%{y}<extra></extra>", "legendgroup": "job_08", "marker": {"color": "#B6E880", "pattern": {"shape": ""}}, "name": "job_08", "offsetgroup": "job_08", "orientation": "h", "showlegend": true, "textposition": "auto", "type": "bar", "x": [61000, 70000, 50000, 81000, 97000, 93000, 72000, 84000, 94000, 78000], "xaxis": "x", "y": ["machine_01", "machine_02", "machine_03", "machine_04", "machine_05", "machine_06", "machine_07", "machine_08", "machine_09", "machine_10"], "yaxis": "y"}, {"alignmentgroup": "True", "base": ["2022-01-01T00:21:13", "2022-01-01T00:08:10", "2022-01-01T00:13:48", "2022-01-01T00:22:39", "2022-01-01T00:00:01", "2022-01-01T00:06:11", "2022-01-01T00:04:37", "2022-01-01T00:19:34", "2022-01-01T00:02:30", "2022-01-01T00:16:24"], "hovertemplate": "Job=job_01<br>Start=%{base}<br>Finish=%{x}<br>Machine=%{y}<extra></extra>", "legendgroup": "job_01", "marker": {"color": "#FF97FF", "pattern": {"shape": ""}}, "name": "job_01", "offsetgroup": "job_01", "orientation": "h", "showlegend": true, "textposition": "auto", "type": "bar", "x": [85000, 66000, 88000, 91000, 87000, 98000, 93000, 98000, 67000, 76000], "xaxis": "x", "y": ["machine_01", "machine_02", "machine_03", "machine_04", "machine_05", "machine_06", "machine_07", "machine_08", "machine_09", "machine_10"], "yaxis": "y"}, {"alignmentgroup": "True", "base": ["2022-01-01T00:25:54", "2022-01-01T00:00:01", "2022-01-01T00:16:16", "2022-01-01T00:24:35", "2022-01-01T00:09:08", "2022-01-01T00:11:51", "2022-01-01T00:12:57", "2022-01-01T00:21:13", "2022-01-01T00:14:05", "2022-01-01T00:23:33"], "hovertemplate": "Job=job_06<br>Start=%{base}<br>Finish=%{x}<br>Machine=%{y}<extra></extra>", "legendgroup": "job_06", "marker": {"color": "#FECB52", "pattern": {"shape": ""}}, "name": "job_06", "offsetgroup": "job_06", "orientation": "h", "showlegend": true, "textposition": "auto", "type": "bar", "x": [87000, 98000, 79000, 78000, 80000, 63000, 65000, 68000, 79000, 61000], "xaxis": "x", "y": ["machine_01", "machine_02", "machine_03", "machine_04", "machine_05", "machine_06", "machine_07", "machine_08", "machine_09", "machine_10"], "yaxis": "y"}], "layout": {"barmode": "overlay", "legend": {"title": {"text": "Job"}, "tracegroupgap": 0}, "margin": {"t": 60}, "xaxis": {"anchor": "y", "domain": [0, 1], "type": "date"}, "yaxis": {"anchor": "x", "domain": [0, 1], "title": {"text": "Machine"}}}}
